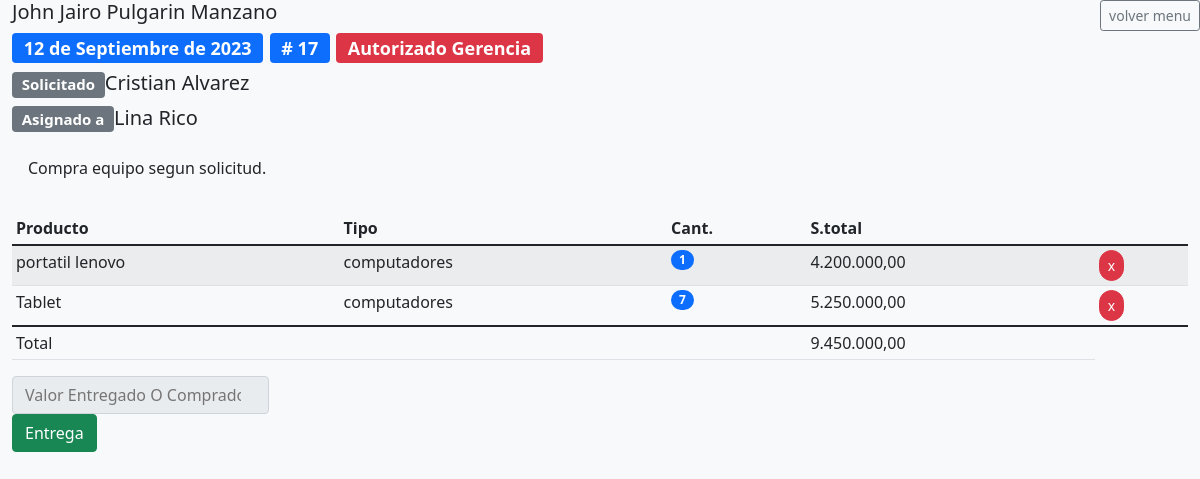
The app's page /comprasDetalle/17/ (signed in) with its own data.
### compras/models.py (models this page shows, shortened)
class CompraCabecera(models.Model):
    asignado_a = models.ForeignKey(User, on_delete=models.PROTECT, related_name='asignado_a')
    fecha_registro = models.DateField(null=True, blank=True, default=get_today)
    fecha_aprobado = models.DateField(null=True, blank=True,)
    fecha_autorizado = models.DateField(null=True, blank=True,)
    fecha_entrega = models.DateField(null=True, blank=True,)
    fecha_cerrado = models.DateField(null=True, blank=True,)
    categoria_id = models.ForeignKey(Categoria, on_delete=models.PROTECT, related_name='categoria_id')
    usuario_registro = models.ForeignKey(User, on_delete=models.PROTECT, related_name='usuario_registro')
    usuario_aprobado = models.ForeignKey(User, null=True, blank=True, on_delete=models.PROTECT, related_name='usuario_aprobado')
    usuario_autorizado = models.ForeignKey(User, null=True, blank=True, on_delete=models.PROTECT, related_name='usuario_autorizado')
    usuario_entrega = models.ForeignKey(User, null=True, blank=True, on_delete=models.PROTECT, related_name='usuario_entrega')
    usuario_rechaza = models.ForeignKey(User, null=True, blank=True, on_delete=models.PROTECT, related_name='usuario_rechaza')
    observaciones = models.CharField(max_length=250, null=True, blank=True)
    estado = models.CharField(max_length=1, choices=ESTADOS_COMPRA, default='0')
    total = models.IntegerField(default=0)
    valor_entregado = models.IntegerField(default=0)
    class Meta:
        permissions = [('puede_aprobar_compra', 'puede_aprobar_compra'),
                       ('puede_entregar_compra', 'puede_entregar_compra'),
                       ('puede_cerrar_compra', 'puede_cerrar_compra'),
                       ('puede_ver_todas_las_compras', 'puede_ver_todas_las_compras'),
                       ('puede_ser_aprobador', 'puede_ser_aprobador'),
                       ('puede_ser_entregador', 'puede_ser_entregador'),]

class CompraDetalle(models.Model):
    compra_cabecera = models.ForeignKey(CompraCabecera, on_delete=models.PROTECT)
    producto = models.CharField(max_length=250, null=True, blank=True )
    tipo_producto = models.ForeignKey(TipoProducto, on_delete=models.PROTECT, null=True, blank=True)
    cantidad = models.IntegerField()
    precio = models.DecimalField(max_digits=10, decimal_places=2)
    subtotal = models.DecimalField(max_digits=10, decimal_places=2)

class TipoProducto(models.Model):
    codigo = models.CharField(max_length=10)
    nombre = models.CharField(max_length=250)

### compras/views.py (the view, shortened to what this page needs)
# urls.py: path('comprasDetalle/<int:id>/',comprasDetalle,name="comprasDetalle"),
@login_required
def comprasDetalle(request, id):
    print(f'llego hasta aqui? {id}')
    pedido = CompraCabecera.objects.filter(id=id)
    tipo_productos = TipoProducto.objects.all()
    detalle = CompraDetalle.objects.filter(compra_cabecera=id)
    total = 0 if len(detalle)== 0 else sum(i.subtotal for i in detalle)
    __totalizar_cabercera(total, id)
    return render(request, 'comprasDetalle.html', {'pedido': pedido, 'detalle': detalle, 'tipo_productos': tipo_productos, 'total': total})

### compras/views.py (called while the page is built)
def __totalizar_cabercera(total, id):
    pedido = CompraCabecera.objects.get(id=id)
    pedido.total = total
    pedido.save()

### compras/templates/comprasDetalle.html (shortened to what this page needs)
{% load static %}
{% load humanize %}
<!DOCTYPE html>
<html lang="es">
<head>
    <link href="https://cdn.jsdelivr.net/npm/bootstrap@5.1.3/dist/css/bootstrap.min.css" rel="stylesheet">
    <link href='https://unpkg.com/boxicons@2.1.2/css/boxicons.min.css' rel='stylesheet'>
    <link href='https://cdnjs.cloudflare.com/ajax/libs/jstree/3.3.12/themes/default/style.min.css' rel='stylesheet' type='text/css'>
    <link rel="stylesheet" href="https://cdnjs.cloudflare.com/ajax/libs/jstree/3.2.1/themes/default/style.min.css" />
    <link rel="stylesheet" href="https://cdn.jsdelivr.net/npm/sweetalert2@11.1.6/dist/sweetalert2.min.css">
</head>
<body class="bg-light text-dark">
    <div class="container-fluid">
        <div class="row">
            <div class="col-xxl-12 col-xl-12 col-lg-12 col-md-12 col-sm-12 col-xs-12 col-12">
                <h5>{{request.user.first_name}} {{request.user.last_name}}
                    <a class="btn btn-sm btn-outline-secondary position-absolute end-0" href="{% url 'compras' %}">volver menu</a></h5>
                {%for p in pedido %}
                <h4><span class="badge bg-primary">{{p.fecha_registro}}  </span> <span class="badge bg-primary"># {{p.id}}   </span> <span class="badge bg-danger">{{p.get_estado_display}}</span></h4>
                <h5><span class="badge bg-secondary">Solicitado   </span>{{p.usuario_registro.first_name}} {{p.usuario_registro.last_name}}</h5>
                <h5><span class="badge bg-secondary">Asignado a  </span>{{p.asignado_a.first_name}} {{p.asignado_a.last_name}}</h5>
                <p class="text-bg-info p-3">{{p.observaciones}}</p>
            </div>
            {% endfor %}
            <div class="col-xxl-12 col-xl-12 col-lg-12 col-md-12 col-sm-12 col-xs-12 col-12">
                <table class="table table-hover table-striped table-sm">
                    <thead>
                        <tr>
                            <th>Producto</th>
                            <th>Tipo</th>
                            <th>Cant.</th>
                            <th>S.total</th>
                            <th></th>
                        </tr>
                    </thead>
                    <tbody>
                        {% for d in detalle %}
                        <tr>
                            <td>{{d.producto}}</td>
                            <td>{{d.tipo_producto.nombre}}</td>
                            <td class="position-relative">
                                <span class="position-absolute badge rounded-pill bg-primary">
                                    {{d.cantidad}}
                                </span>
                            </td>
                            <td>{{d.subtotal | intcomma}}</td>
                            <td><form method="post">
                                <button type="submit" class="btn btn-danger btn-sm rounded-pill" name="bdelete" value="{{d.id}}">x</button>
                            </form></td>
                        </tr>
                        {% endfor %}
                    </tbody>
                    <tfoot>
                        <tr>
                            <td colspan="3">Total</td>
                            <td>{{total | intcomma}}</td>
                        </tr>
                    </tfoot>
                </table>
            </div>
            <div class="col-xxl-12 col-xl-12 col-lg-12 col-md-12 col-sm-12 col-xs-12 col-12">
                <form method="post">
                    {%for p in pedido %}
                    {% if p.estado == '3' %}
                    <input type="number" placeholder="Valor Entregado O Comprado" class="input-group-text" name="ientrega" id="ientrega"  required>
                    <button class="btn btn-success" id="bentrega" name="bentrega" value="bentrega">Entrega</button>
                    {% endif %}
                    {% endfor %}
                </form>
            </div>
        </div>
    </div>
</body>

### records on screen
CompraCabecera: fecha_registro "12 de Septiembre de 2023", id "17", estado "Autorizado Gerencia", usuario_registro.first_name "Cristian", usuario_registro.last_name "Alvarez", asignado_a.first_name "Lina", asignado_a.last_name "Rico", observaciones "Compra equipo segun solicitud.", total "9.450.000,00"
CompraDetalle: producto "portatil lenovo", tipo_producto.nombre "computadores", cantidad "1", subtotal "4.200.000,00", {{ d.id }} 22 (drawn)
CompraDetalle: producto "Tablet", tipo_producto.nombre "computadores", cantidad "7", subtotal "5.250.000,00", {{ d.id }} 23 (drawn)

### other values on screen
{{ request.user.first_name }} "John Jairo"
{{ request.user.last_name }} "Pulgarin Manzano"
